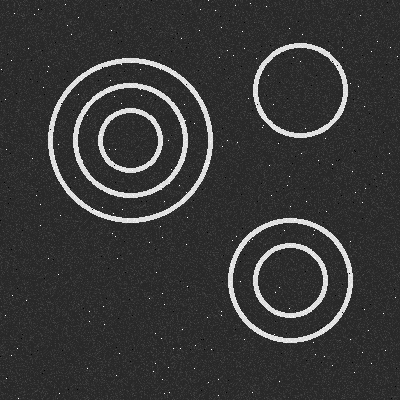
//> input picture Hafta 6/goruntuler/es_merkezli.png, 400 x 400 px
$ ./main   (built with g++ and OpenCV 4)
//> lines starting //> are read from the running program, lines starting //| are printed output that depends on the picture; after the words box and inside, x2 and y2 are one past the last pixel; in counts of white or black regions, pixels touching at a corner belong together
// Hafta 6 - Görev 5: Hough dönüşümü ile EŞ MERKEZLİ çemberleri bulma (kendi kodumuz)
//
// Fikir: Bir çemberin her noktasındaki normal (gradyan yönü) çemberin
// merkezinden geçer. Eş merkezli çemberlerin merkezi ortak olduğu için,
// TÜM halkaların kenar pikselleri normalleri boyunca AYNI (a, b) noktasına
// oy verir. Yani eş merkezlilik oylamanın içinde ortaya çıkar:
//   - 3 boyutlu oylama matrisi oy[r][b][a]: merkez (a, b), yarıçap r
//   - Her kenar pikseli, her r için sadece normali üzerindeki 2 noktaya oy verir:
//         a = x -/+ r * cos(aci)      b = y -/+ r * sin(aci)
//     (aci = pikselin gradyan açısı; parlak halka da koyu halka da olabilir, iki yön)
//   - Oylama sırasında aynı oy merkez matrisine de eklenir: merkezOy[b][a].
//     Bu matris, oy[r][b][a]'nın tüm r'ler boyunca toplamıdır. Eş merkezli
//     halkalar aynı hücreye yığıldığı için merkezleri burada en yüksek tepeleri verir.
//   - Bir merkezin oylama matrisindeki r ekseni boyunca (oy[*][b][a]) birden
//     fazla tepe varsa o merkezde birden fazla çember vardır: EŞ MERKEZLİ.
//
// Yani önce ayrı ayrı çember bulup sonra merkezleri karşılaştırmıyoruz
// (post processing değil); ortak merkez doğrudan oylamadan çıkıyor.
//
// Adımlar:
//   1) Canny ile kenarlar, Sobel ile her kenar pikselinin gradyan açısı
//   2) 360 açı için sin/cos BAŞTAN hesaplanıp tabloda tutulur
//   3) oy[r][b][a] (3 boyutlu) ve merkezOy[b][a] oluşturulur
//   4) OYLAMA
//   5) Merkezler: merkezOy'daki eşiği geçen tepeler
//   6) Her merkez için r profili (oy[*][b][a]) incelenir, tepeler = halkalar.
//      En az 2 halka varsa eş merkezli grup olarak çizilir.

#include <opencv2/opencv.hpp>
#include <cmath>
#include <iostream>

const int R_MIN = 15, R_MAX = 100;     // aranan yarıçap aralığı
const int ACI_SAYISI = 360;            // 0..359 derece
const int MERKEZ_ESIK = 300;           // merkez için gereken en az oy (tüm r'ler toplamı)
const int MERKEZ_KOMSU = 15;           // iki merkez arası en az uzaklık
const double HALKA_ESIK = 0.4;         // halka için: oy / (2*pi*r) en az bu kadar olmalı
const int HALKA_KOMSU = 6;             // iki halka arası en az yarıçap farkı

int main() {
    cv::Mat img = cv::imread("../goruntuler/es_merkezli.png", cv::IMREAD_GRAYSCALE);
//> img is the input picture: 400 rows x 400 cols, CV_8UC1; min 0, max 255, mean 55.7
    if (img.empty()) {
        std::cout << "Goruntu okunamadi!" << std::endl;
        return 1;
    }
    int W = img.cols, H = img.rows;
//> W = 400; H = 400
    int R_SAYISI = R_MAX - R_MIN + 1;

    // ================= 1) KENARLAR VE GRADYAN AÇISI =================
    cv::Mat yumusak, kenar, gx, gy;
    cv::GaussianBlur(img, yumusak, cv::Size(5, 5), 1.5);
    cv::Canny(yumusak, kenar, 50, 150);
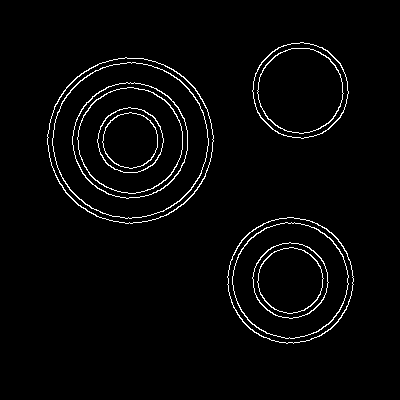
//> kenar: 400 rows x 400 cols, CV_8UC1; 2.8% white in thin lines or dots, all inside (x1, y1, x2, y2) = (47, 42, 354, 344)
    cv::Sobel(yumusak, gx, CV_32F, 1, 0);   // yatay türev
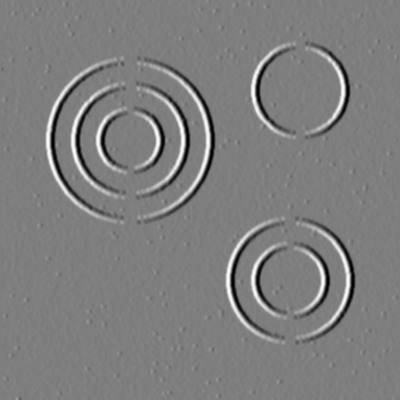
//> gx: 400 rows x 400 cols, CV_32FC1; min -393, max 398, mean 0; drawn with min black and max white
    cv::Sobel(yumusak, gy, CV_32F, 0, 1);   // dikey türev
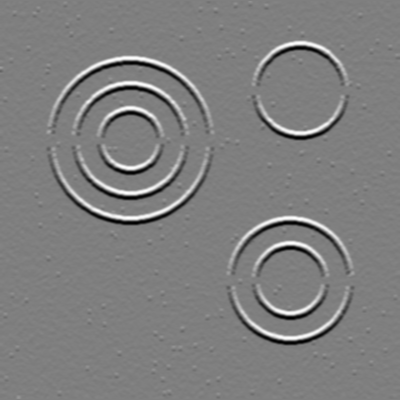
//> gy: 400 rows x 400 cols, CV_32FC1; min -392, max 394, mean 0; drawn with min black and max white

    // ================= 2) SIN / COS TABLOSU =================
    double cosTablo[ACI_SAYISI], sinTablo[ACI_SAYISI];
    for (int t = 0; t < ACI_SAYISI; t++) {
        double radyan = t * CV_PI / 180.0;
        cosTablo[t] = std::cos(radyan);
        sinTablo[t] = std::sin(radyan);
    }

    // ================= 3) OYLAMA MATRİSLERİ =================
    int boyutlar[3] = {R_SAYISI, H, W};
//> boyutlar = [86, 400, 400]
    cv::Mat oy(3, boyutlar, CV_32S, cv::Scalar(0));        // oy[r - R_MIN][b][a]
    cv::Mat merkezOy = cv::Mat::zeros(H, W, CV_32S);       // merkezOy[b][a] = tüm r'lerin toplamı
    std::cout << "Oylama matrisi: " << R_SAYISI << " (r) x " << H << " (b) x " << W << " (a)" << std::endl;
//| Oylama matrisi: 86 (r) x 400 (b) x 400 (a)

    // ================= 4) OYLAMA =================
    int kenarSayisi = 0;
    bool ornekYazildi = false;
    for (int y = 0; y < H; y++) {
        for (int x = 0; x < W; x++) {
            if (kenar.at<uchar>(y, x) == 0) continue;
            kenarSayisi++;

            // Gradyan açısı (derece) -> tablodaki indis
            double aciDerece = std::atan2(gy.at<float>(y, x), gx.at<float>(y, x)) * 180.0 / CV_PI;
            int t = ((int)std::round(aciDerece) + ACI_SAYISI) % ACI_SAYISI;

            for (int r = R_MIN; r <= R_MAX; r++) {
                for (int yon = -1; yon <= 1; yon += 2) {             // normalin iki yönü
                    int a = (int)std::round(x - yon * r * cosTablo[t]);
                    int b = (int)std::round(y - yon * r * sinTablo[t]);
                    if (a < 0 || a >= W || b < 0 || b >= H) continue;
                    oy.at<int>(r - R_MIN, b, a)++;   // (a, b, r) hücresine 1 oy
                    merkezOy.at<int>(b, a)++;        // ortak merkez birikimi
                }
            }

            if (!ornekYazildi) {
                std::cout << "\nOrnek: (" << x << ", " << y << ") pikseli, gradyan acisi = " << t
                          << " derece. r = 30 ve r = 55 icin oylar:" << std::endl;
                for (int r : {30, 55}) {
                    for (int yon = -1; yon <= 1; yon += 2) {
                        int a = (int)std::round(x - yon * r * cosTablo[t]);
                        int b = (int)std::round(y - yon * r * sinTablo[t]);
                        std::cout << "  r = " << r << ", yon = " << (yon > 0 ? "+" : "-") << " -> a = " << a
                                  << ", b = " << b;
                        if (a < 0 || a >= W || b < 0 || b >= H)
                            std::cout << "  => resim disinda, oy verilmez" << std::endl;
                        else
                            std::cout << "  => oy[r=" << r << "][b=" << b << "][a=" << a
                                      << "]++ ve merkezOy[" << b << "][" << a << "]++" << std::endl;
                    }
                }
                ornekYazildi = true;
            }
        }
    }
//> this loop made 400 passes
//> (kenarSayisi, ornekYazildi) on passes 1 to 3: (0, false), (0, false), (0, false)
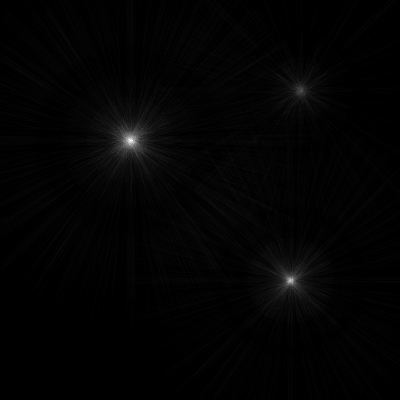
//> merkezOy: 400 rows x 400 cols, CV_32SC1; min 0, max 308, mean 4.5; drawn with min black and max white
//> after the loop, kenarSayisi = 4470; ornekYazildi = true
    std::cout << "\nKenar piksel sayisi: " << kenarSayisi << std::endl;
//| Kenar piksel sayisi: 4470

    // ================= 5) MERKEZLER =================
    // Gradyan açısı birkaç derece sapabildiği için oylar merkezin 1-2 piksel
    // çevresine dağılır; o yüzden her hücreyi 5x5 komşuluğunun toplamıyla değerlendiriyoruz.
    cv::Mat merkezToplam = cv::Mat::zeros(H, W, CV_32S);
    for (int b = 2; b < H - 2; b++)
        for (int a = 2; a < W - 2; a++) {
            int toplam = 0;
            for (int i = -2; i <= 2; i++)
                for (int j = -2; j <= 2; j++) toplam += merkezOy.at<int>(b + i, a + j);
            merkezToplam.at<int>(b, a) = toplam;
        }

    std::vector<cv::Point> merkezler;
    for (int b = 0; b < H; b++) {
        for (int a = 0; a < W; a++) {
            int v = merkezToplam.at<int>(b, a);
            if (v < MERKEZ_ESIK) continue;
            bool enBuyuk = true;
            for (int i = -MERKEZ_KOMSU; i <= MERKEZ_KOMSU && enBuyuk; i++)
                for (int j = -MERKEZ_KOMSU; j <= MERKEZ_KOMSU; j++) {
                    int bb = b + i, aa = a + j;
                    if (bb < 0 || bb >= H || aa < 0 || aa >= W) continue;
                    int w = merkezToplam.at<int>(bb, aa);
                    if (w > v || (w == v && (i < 0 || (i == 0 && j < 0)))) {
                        enBuyuk = false;
                        break;
                    }
                }
            if (enBuyuk) merkezler.push_back(cv::Point(a, b));
        }
    }
//> after the loop, merkezler = 3 Points (x, y): [300, 90], [130, 140], [290, 280]

    // ================= 6) HER MERKEZİN r PROFİLİ =================
    cv::Mat sonuc;
    cv::cvtColor(img, sonuc, cv::COLOR_GRAY2BGR);
    cv::Scalar renkler[] = {cv::Scalar(0, 0, 255), cv::Scalar(0, 255, 0), cv::Scalar(255, 0, 0),
                            cv::Scalar(0, 255, 255), cv::Scalar(255, 0, 255)};
    int grupSayisi = 0;

    for (size_t m = 0; m < merkezler.size(); m++) {
        int a0 = merkezler[m].x, b0 = merkezler[m].y;

        // r profili: her r için merkezin 5x5 çevresindeki oyların toplamı, çevreye bölünmüş.
        // Kalın bir halkanın iç ve dış kenarı (yaklaşık r-3 ve r+3) ayrı ayrı oy aldığı için
        // r yönünde de +-3'lük pencere topluyoruz; böylece ikisi halkanın ortasında birleşir.
        std::vector<double> profil(R_SAYISI);
        for (int ri = 0; ri < R_SAYISI; ri++) {
            int toplam = 0;
            for (int dr = -3; dr <= 3; dr++) {
                int rr = ri + dr;
                if (rr < 0 || rr >= R_SAYISI) continue;
                for (int i = -2; i <= 2; i++)
                    for (int j = -2; j <= 2; j++) {
                        int bb = b0 + i, aa = a0 + j;
                        if (bb >= 0 && bb < H && aa >= 0 && aa < W) toplam += oy.at<int>(rr, bb, aa);
                    }
            }
            profil[ri] = toplam / (2 * CV_PI * (ri + R_MIN));
        }

        // Profildeki tepeler = bu merkezdeki halkalar
        std::vector<int> halkalar;
        for (int ri = 0; ri < R_SAYISI; ri++) {
            if (profil[ri] < HALKA_ESIK) continue;
            bool enBuyuk = true;
            for (int d = -HALKA_KOMSU; d <= HALKA_KOMSU; d++) {
                int rr = ri + d;
                if (rr < 0 || rr >= R_SAYISI || d == 0) continue;
                if (profil[rr] > profil[ri] || (profil[rr] == profil[ri] && d < 0)) {
                    enBuyuk = false;
                    break;
                }
            }
            if (enBuyuk) halkalar.push_back(ri + R_MIN);
        }

        std::cout << "\nMerkez (" << a0 << ", " << b0 << "), merkez oyu = " << merkezToplam.at<int>(b0, a0)
                  << ", halka sayisi = " << halkalar.size() << ", yaricaplar:";
        for (int r : halkalar) std::cout << " " << r;
        std::cout << std::endl;

        if (halkalar.size() >= 2) {
            cv::Scalar renk = renkler[grupSayisi % 5];
            for (int r : halkalar) cv::circle(sonuc, cv::Point(a0, b0), r, renk, 2);
            cv::circle(sonuc, cv::Point(a0, b0), 3, renk, -1);
            std::cout << "  -> ES MERKEZLI grup " << grupSayisi + 1 << std::endl;
            grupSayisi++;
        } else {
            std::cout << "  -> tek cember, es merkezli degil (cizilmedi)" << std::endl;
        }
    }
//> this loop made 3 passes
//> (a0, b0, renk, grupSayisi) on pass 3: (290, 280, Scalar(0, 255), 2)
//> (a0, b0, grupSayisi) on pass 2: (130, 140, 1)
//| Merkez (300, 90), merkez oyu = 1965, halka sayisi = 1, yaricaplar:
//|   -> tek cember, es merkezli degil (cizilmedi)
//| Merkez (130, 140), merkez oyu = 6345, halka sayisi = 3, yaricaplar:
//|   -> ES MERKEZLI grup 1
//| Merkez (290, 280), merkez oyu = 4870, halka sayisi = 2, yaricaplar:
//|   -> ES MERKEZLI grup 2
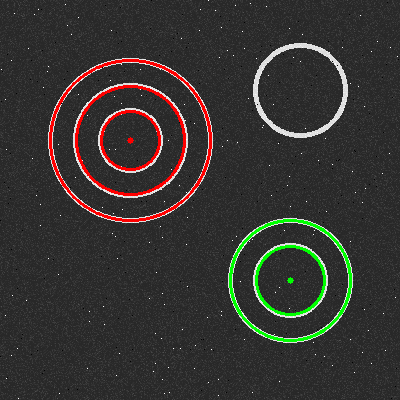
//> sonuc: 400 rows x 400 cols, CV_8UC3; 3.05% of pixels changed, all inside (x1, y1, x2, y2) = (49, 59, 352, 342)
//> after the loop, grupSayisi = 2
    std::cout << "\nToplam " << grupSayisi << " es merkezli grup bulundu" << std::endl;
//| Toplam 2 es merkezli grup bulundu

    // merkezOy matrisini resim olarak kaydet (eş merkezli merkezler en parlak noktalar)
    int enBuyukOy = 1;
    for (int b = 0; b < H; b++)
        for (int a = 0; a < W; a++)
            if (merkezOy.at<int>(b, a) > enBuyukOy) enBuyukOy = merkezOy.at<int>(b, a);
//> this loop made 400 passes
//> enBuyukOy on passes 1 to 3: 11, 11, 11
//> after the loop, enBuyukOy = 308
    cv::Mat merkezResmi(H, W, CV_8UC1);
    for (int b = 0; b < H; b++)
        for (int a = 0; a < W; a++)
            merkezResmi.at<uchar>(b, a) = (uchar)(255 * std::sqrt((double)merkezOy.at<int>(b, a) / enBuyukOy));
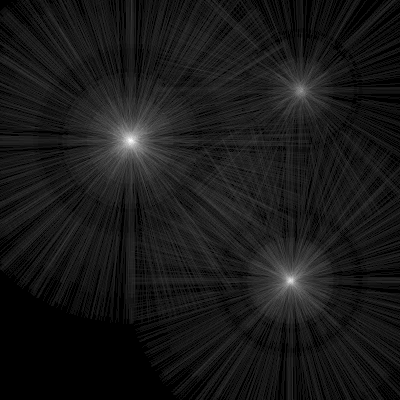
//> merkezResmi: 400 rows x 400 cols, CV_8UC1; min 0, max 255, mean 23.9
    cv::applyColorMap(merkezResmi, merkezResmi, cv::COLORMAP_JET);
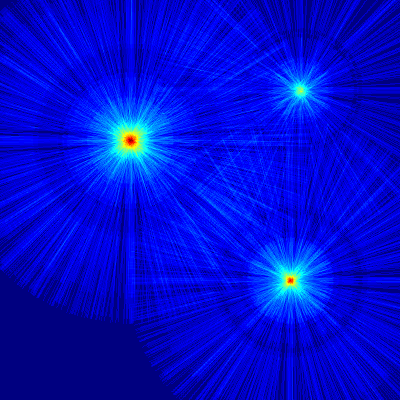
//> merkezResmi: 400 rows x 400 cols, CV_8UC3; mean B, G, R 208.1, 13, 1

    cv::imwrite("kenar.png", kenar);
    cv::imwrite("merkez_oylari.png", merkezResmi);
    cv::imwrite("es_merkezli_sonuc.png", sonuc);
    std::cout << "\nKaydedildi: kenar.png, merkez_oylari.png, es_merkezli_sonuc.png" << std::endl;
    return 0;
}
